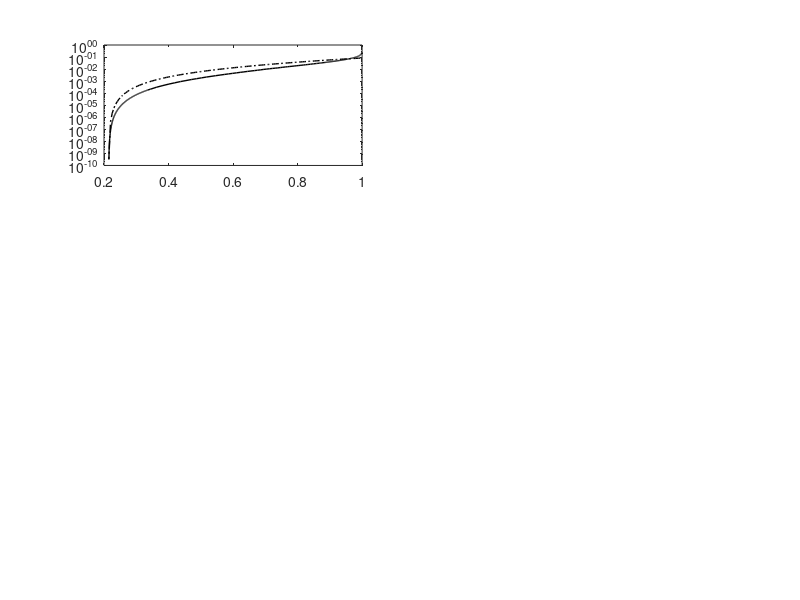

The MATLAB script that drew this image: (Note: this script raises an error after producing the figure.)
clear; clc; 
close all; 
format long

%%%%%%%%%%%%%%%%%%%%%%%%%%%%%%%%%%%%%%%%%%%%%%%%%%%%%%%%%%%%%%%%%%%%%%%%%%%
%   figure 5
%%%%%%%%%%%%%%%%%%%%%%%%%%%%%%%%%%%%%%%%%%%%%%%%%%%%%%%%%%%%%%%%%%%%%%%%%%%

fig1 = figure(1); 

%%%%%%%%%%%%%%%%%%%%%%%%%%%%%%%%%%%%%%%%%%%%%%%%%%%%%%%%%%%%%%%%%%%%%%%%%%%
%   K vs phi for fixed R
%%%%%%%%%%%%%%%%%%%%%%%%%%%%%%%%%%%%%%%%%%%%%%%%%%%%%%%%%%%%%%%%%%%%%%%%%%%

K_Mo = importdata('K_Mo_fixed_R.txt');
phis_Mo = K_Mo.data(:,1);
K11s_Mo = K_Mo.data(:,2);

%%%%%%%%%%%%%%%%%%%%%%%%%%%%%%%%%%%%%%%%%%%%%%%%%%%%%%%%%%%%%%%%%%%%%%%%%%%
% Plots K11
%%%%%%%%%%%%%%%%%%%%%%%%%%%%%%%%%%%%%%%%%%%%%%%%%%%%%%%%%%%%%%%%%%%%%%%%%%%

subplot(321)
semilogy(phis_Mo,K11s_Mo,'-k','Linewidth',1); 
hold all
box on

K11_min = importdata('K11_envelope_fixed_R.txt');
phis_min = K11_min.data(:,1);
K11s_min = K11_min.data(:,2);

semilogy(phis_min,K11s_min,'-.k','Linewidth',1); 

Rs_colour = [0.1:0.1:0.4 0.49]; 
cc = parula(length(Rs_colour)+1); 

for index = 1:length(Rs_colour)
    
    R = Rs_colour(index); 

    file = strcat(['K11_R0o',num2str(R*1E2),'.txt']); 
    K11 = importdata(file);
    phis = K11.data(:,1);
    K11s = K11.data(:,2);
    
    semilogy(phis,K11s,'-','Linewidth',1,'color',cc(index,:)); 
    semilogy(phis(1),K11s(1),'o','color', cc(index,:), ...
        'MarkerFaceColor', cc(index,:),'Markersize',3) 

end

semilogy(1,1/12,'kd','MarkerFaceColor','black',...
    'MarkerSize',5)

ylim([1e-6, 1e+0])
xlim([0.2, 1e+0])

set(gca,'FontSize',10,'FontName','Times',... %'FontWeight','Bold',...
        'LineWidth',1,'TickDir','in')
set(gca,'XMinorTick','off');
set(gca,'YMinorTick','off');
set(gca,'YTick',[1e-6 1e-5 1e-4 1e-3 1e-2 1e-1 1])
set(gca,'YTickLabel',{'10^{-6}','','10^{-4}','','10^{-2}','','10^0'})

yl = ylabel('$K_{11}$');
yl.Interpreter = 'latex'; 
yl.FontSize = 10;
set(gca,'XTick',0.2:0.1:1)
set(gca,'XTickLabel',{'0.2','','0.4','','0.6','','0.8','','1'})

%%%%%%%%%%%%%%%%%%%%%%%%%%%%%%%%%%%%%%%%%%%%%%%%%%%%%%%%%%%%%%%%%%%%%%%%%%%
% Plots K22
%%%%%%%%%%%%%%%%%%%%%%%%%%%%%%%%%%%%%%%%%%%%%%%%%%%%%%%%%%%%%%%%%%%%%%%%%%%

subplot(323)
semilogy([phis_Mo(end) phis_Mo(end)],[K11s_Mo(end) 1e-4],'-',...
    'Linewidth',1,'Color', 'r')%[.7 .7 .7])
hold all; 
semilogy(phis_Mo,K11s_Mo,'-k','Linewidth',1);

for index = 1:length(Rs_colour)
    
	R = Rs_colour(index); 
    file = strcat(['K22_R0o',num2str(R*1E2),'.txt']); 
    K22 = importdata(file);
    phis = K22.data(:,1);
    K22s = K22.data(:,2);
    
	semilogy([phis(1) phis(1)],[K22s(1) 1e-4],'-','Linewidth',1,...
        'Color', 'r')
	hold all
    semilogy(phis,K22s,'-','Linewidth',1,'color',cc(index,:)); 
   
end

K22_min = importdata('K22_envelope.txt');
phis_min = K22_min.data(:,1);
K22s_min = K22_min.data(:,2);

semilogy(phis_min,K22s_min,'-.k','Linewidth',1);
ylim([1e-8 1e+2])

set(gca,'YTick',[1e-9 1e-8 1e-7 1e-6 1e-5 1e-4 1e-3 1e-2 1e-1 1 1e1 ...
    1e2 1e3])

set(gca,'YTickLabel',{'', '10^{-8}','', '','','10^{-4}','','','',...
    '10^0','',''})

set(gca,'FontSize',10,'FontName','Times',...% 'FontWeight','Bold',...
        'LineWidth',1,'TickDir','in')
set(gca,'XMinorTick','off');
set(gca,'YMinorTick','off');

yl = ylabel('$K_{22}$');
yl.Interpreter = 'latex'; 
yl.FontSize = 10; 
set(gca,'XTick',0.2:0.1:1)
set(gca,'XTickLabel',{'0.2','','0.4','','0.6','','0.8','','1'}) 

%%%%%%%%%%%%%%%%%%%%%%%%%%%%%%%%%%%%%%%%%%%%%%%%%%%%%%%%%%%%%%%%%%%%%%%%%%%
% Plots K22/K11
%%%%%%%%%%%%%%%%%%%%%%%%%%%%%%%%%%%%%%%%%%%%%%%%%%%%%%%%%%%%%%%%%%%%%%%%%%%

for index = 1:length(Rs_colour)
    
    R = Rs_colour(index); 
    
    file = strcat(['K11_R0o',num2str(R*1E2),'.txt']); 
    K11 = importdata(file);
    phis1 = K11.data(:,1);
    K11s = K11.data(:,2);
    
    file = strcat(['K22_R0o',num2str(R*1E2),'.txt']); 
    K22 = importdata(file);
    phis2 = K22.data(:,1);
    K22s = K22.data(:,2);
    
	subplot(325)
	semilogy(phis_Mo,K11s_Mo./K11s_Mo,'-k','Linewidth',1);
	hold on
	semilogy([phis2(1) phis2(1)],[K22s(1)/K11s(1) 1e-2],'-',...
        'Linewidth',1,'Color', 'r')
    semilogy(phis2,K22s./interp1(phis1,K11s,phis2, 'pchip'),'-',...
        'Linewidth',1,'color',cc(index,:)); 
    
    set(gca,'Yscale','log');

end

subplot(325)
set(gca,'FontSize',10,'FontName','Times','LineWidth',1,'TickDir','in')

xl = xlabel('$\phi$');
xl.Interpreter = 'latex'; 
xl.FontSize = 10; 

yl = ylabel('$K_{22}/K_{11}$');
yl.Interpreter = 'latex'; 
yl.FontSize = 10; 
set(gca,'XTick',0.2:0.1:1)
set(gca,'XTickLabel',{'0.2','','0.4','','0.6','','0.8','','1'})

set(gca,'YTick',[1e-4 1e-3 1e-2 1e-1 1 1e1 1e2 1e3 1e4 1e5 1e6 1e7])
set(gca,'YTickLabel',{'','10^{-3}','','',...
    '10^0','','','10^3','','','10^6',''})

set(gca,'FontSize',10,'FontName','Times',...% 'FontWeight','Bold',...
        'LineWidth',1,'TickDir','in')
set(gca,'XMinorTick','off');
set(gca,'YMinorTick','off');
ylim([1e-4 1e7]);

%%%%%%%%%%%%%%%%%%%%%%%%%%%%%%%%%%%%%%%%%%%%%%%%%%%%%%%%%%%%%%%%%%%%%%%%%%%
%   K vs R for fixed phi
%%%%%%%%%%%%%%%%%%%%%%%%%%%%%%%%%%%%%%%%%%%%%%%%%%%%%%%%%%%%%%%%%%%%%%%%%%%

file = 'K11_Mo_fixed_phi.txt'; 
K11_Mo_fixed_phi = importdata(file);
Rs = K11_Mo_fixed_phi.data(:,1);
K11s_Mo = K11_Mo_fixed_phi.data(:,2);

figure(fig1); 
subplot(322)
semilogy(Rs, K11s_Mo, '-k', 'Linewidth', 1); 
hold all
plot(0,1/12,'kd','MarkerFaceColor','black','MarkerSize',5)

subplot(324)
semilogy([Rs(end) Rs(end)],[K11s_Mo(end) 1e-4],'-','Linewidth',1,...
    'Color', 'r')%[.7 .7 .7])
hold all
semilogy(Rs, K11s_Mo, '-k', 'Linewidth', 1); 

subplot(326)
semilogy(Rs, K11s_Mo./K11s_Mo, '-k', 'Linewidth', 1); 
hold on
set(gca,'FontSize',10,'FontName','Times','LineWidth',1,'TickDir','in')

file = 'K11_envelope_fixed_phi.txt'; 
K11_envelope_fixed_phi = importdata(file);
Rs_min = K11_envelope_fixed_phi.data(:,1);
K11s_min = K11_envelope_fixed_phi.data(:,2);

subplot(322)
semilogy(Rs_min(2:end),K11s_min(2:end),'-.k','Linewidth',1); 
set(gca,'FontSize',10,'FontName','Times','LineWidth',1,'TickDir','in')

phis = [0.65 0.70 0.80 0.90 0.95];
cc = pink(length(phis)+5);

for iphi = 1:length(phis)

	phi = phis(iphi);

    file = strcat(['K11_phi0o',num2str(phi*1E2),'.txt']); 
    K11s = importdata(file);
    R = K11s.data(:,1);
    K11 = K11s.data(:,2);

    subplot(322)
    hold on
    semilogy(R,K11,'Linewidth',1,'Color',cc(iphi,:))
    hold all; 
    semilogy(R(1),K11(1),'o','color', cc(iphi,:), 'MarkerFaceColor', ...
        cc(iphi,:),'Markersize',3)
    
    file = strcat(['K22_phi0o',num2str(phi*1E2),'.txt']); 
    K22s = importdata(file);
    R = K22s.data(:,1);
    K22 = K22s.data(:,2);
    
    subplot(324)
    hold on
    semilogy([R(1) R(1)],[K22(1) 1e-4],'-','Linewidth',1,'Color', 'r')
	hold all
    semilogy(R,K22,'Linewidth',1,'Color',cc(iphi,:))
   
    subplot(326)
    semilogy([R(1) R(1)],[K22(1)/K11(1) 1e-2],'-','Linewidth',1,...
        'Color', 'r')
    hold on
    semilogy(R,K22./K11,'-','Linewidth',1,'color',cc(iphi,:)); 
 
    xlim([0 0.5])
    ylim([1e-7 1e7])
    
end

subplot(322)
xlim([0.0 0.5])
set(gca,'XTick',0.0:0.05:0.5)
set(gca,'XTickLabel',{'0','','0.1','','0.2','','0.3','','0.4','','0.5'})
ylim([1E-6 1])
set(gca,'XMinorTick','off');
set(gca,'YMinorTick','off');

set(gca,'YTick',[1e-6 1e-5 1e-4 1e-3 1e-2 1e-1 1])
set(gca,'YTickLabel',{'10^{-6}','','10^{-4}','','10^{-2}','','10^0'})

yl.FontName = 'Times'; 
yl.FontSize = 10; 
yl.Interpreter = 'latex'; 

subplot(324)
set(gca,'FontSize',10,'FontName','Times','LineWidth',1,'TickDir','in')

xlim([0.0 0.5])
set(gca,'XTick',0.0:0.05:0.5)
set(gca,'XTickLabel',{'0','','0.1','','0.2','','0.3','','0.4','','0.5'})
ylim([1e-8, 1e2])

set(gca,'YTick',[1e-9 1e-8 1e-7 1e-6 1e-5 1e-4 1e-3 1e-2 1e-1 1 1e1 ...
    1e2 1e3])
set(gca,'YTickLabel',{'', '10^{-8}','', '','','10^{-4}','','','',...
    '10^0','',''})

set(gca,'FontSize',10,'FontName','Times',...% 'FontWeight','Bold',...
        'LineWidth',1,'TickDir','in')
set(gca,'XMinorTick','off');
set(gca,'YMinorTick','off');

xl.FontName = 'Times'; 
xl.FontSize = 10; 
xl.Interpreter = 'latex'; 

subplot(326)
set(gca,'FontSize',10,'FontName','Times','LineWidth',1,'TickDir','in')

xl = xlabel('$R$');
xl.Interpreter = 'latex'; 
xl.FontSize = 10; 

yl.FontSize = 10; 
xlim([0.0 0.5])
ylim([1e-4 1e7]);
set(gca,'XTick',0.0:0.05:0.5)
set(gca,'XTickLabel',{'0','','0.1','','0.2','','0.3','','0.4','','0.5'})
set(gca,'YTick',[ 1e-4 1e-3 1e-2 1e-1 1 1e1 1e2 1e3 1e4 1e5 1e6 1e7])
set(gca,'YTickLabel',{'', '10^{-3}','', '','10^0','','','10^3','',''...
    ,'10^6',''})
set(gca,'XMinorTick','off');
set(gca,'YMinorTick','off');

subplot(321)
box on
set(gca,'linewidth',0.5)
set(gca,'layer','top')

subplot(322)
box on
set(gca,'linewidth',0.5)
set(gca,'layer','top')

subplot(323)
box on
set(gca,'linewidth',0.5)
set(gca,'layer','top')

subplot(324)
box on
set(gca,'linewidth',0.5)
set(gca,'layer','top')

subplot(325)
box on
set(gca,'linewidth',0.5)
set(gca,'layer','top')
set(gca,'YTick',[ 1e-4 1e-3 1e-2 1e-1 1 1e1 1e2 1e3 1e4 1e5 1e6 1e7])
set(gca,'YTickLabel',{'', '10^{-3}','', '','10^0','','','10^3','','',...
    '10^6',''})

subplot(326)
box on
set(gca,'linewidth',0.5)
set(gca,'layer','top')

annotation('textbox',...
    [0.09 0.945 0.2 0.038],...
    'String',{'(a)'},...
    'LineStyle','none',...
    'Interpreter','latex',...
    'FontSize',10,...
    'FontName','Times',...
    'FitBoxToText','on');

annotation('textbox',...
    [0.57 0.945 0.2 0.038],...
    'String',{'(b)'},...
    'LineStyle','none',...
    'Interpreter','latex',...
    'FontSize',10,...
    'FontName','Times',...
    'FitBoxToText','on');

 annotation('textbox',...
    [0.09 0.625 0.2 0.038],...
    'String',{'(c)'},...
    'LineStyle','none',...
    'Interpreter','latex',...
    'FontSize',10,...
    'FontName','Times',...
    'FitBoxToText','on');
annotation('textbox',...
    [0.57 0.625 0.2 0.038],...
    'String',{'(d)'},...
    'LineStyle','none',...
    'Interpreter','latex',...
    'FontSize',10,...
    'FontName','Times',...
    'FitBoxToText','on');
annotation('textbox',...
    [0.09 0.305 0.2 0.038],...
    'String',{'(e)'},...
    'LineStyle','none',...
    'Interpreter','latex',...
    'FontSize',10,...
    'FontName','Times',...
    'FitBoxToText','on');
 annotation('textbox',...
    [0.57 0.305 0.2 0.038],...
    'String',{'(f)'},...
    'LineStyle','none',...
    'Interpreter','latex',...
    'FontSize',10,...
    'FontName','Times',...
    'FitBoxToText','on'); 

figure(fig1)
% Six figures in three columns
figw = 13.5; % cm
subfigw = 0.41; % Fraction of figw
subfigh = 0.265; % Fraction of figh
padleft = 1.3/figw; % Fraction of figw
padbottom = 1/figw; % Fraction of figw
padbetween = .75/figw; % Fraction of figw
figh = figw; %(2*padbottom + 4*subfigh + 3*padbetween)*figw;

subplot(3,2,1)
set(gca,'Position',[padleft,padbottom+2*(subfigh+padbetween),...
    subfigw,subfigh])
subplot(3,2,2)
set(gca,'Position',[padleft+(subfigw+1.2*padbetween),...
    padbottom+2*(subfigh+padbetween),subfigw,subfigh])

subplot(3,2,3)
set(gca,'Position',[padleft,padbottom+(subfigh+padbetween),...
    subfigw,subfigh])
subplot(3,2,4)
set(gca,'Position',[padleft+(subfigw+1.2*padbetween),...
    padbottom+(subfigh+padbetween),subfigw,subfigh])

subplot(3,2,5)
set(gca,'Position',[padleft,padbottom,subfigw,subfigh])
subplot(3,2,6)
set(gca,'Position',[padleft+(subfigw+1.2*padbetween),padbottom,...
    subfigw,subfigh])

set(gcf,'PaperUnits','centimeters')
set(gcf,'PaperSize',[figw figh])
set(gcf,'PaperPosition',[0 0 figw figh])

set(gcf,'PaperUnits','centimeters')
set(gcf,'PaperSize',[figw figh])
set(gcf,'PaperPosition',[0 0 figw figh])
 
print(gcf,'-dpdf','./figure5.pdf'); 